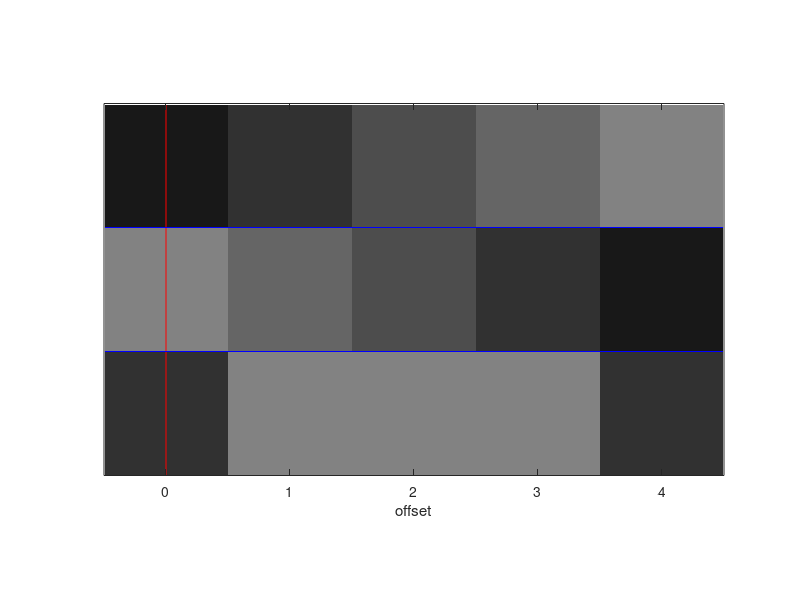
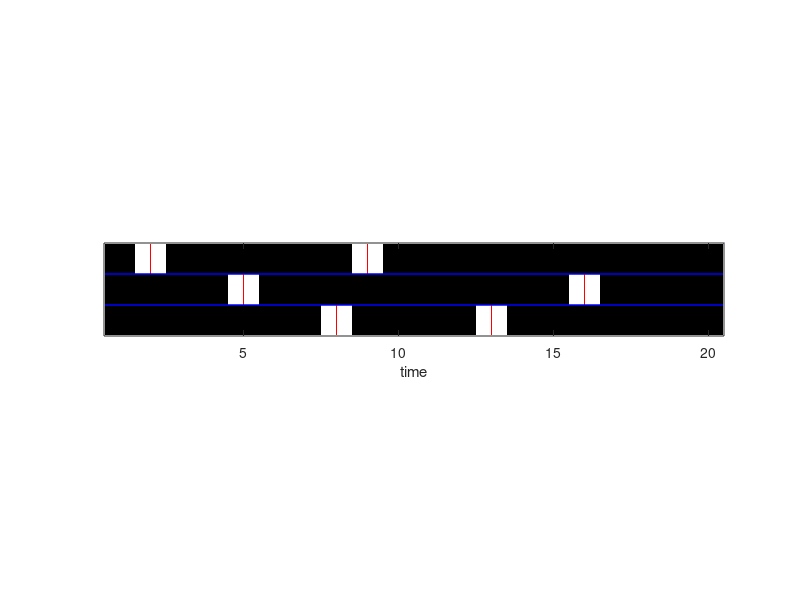
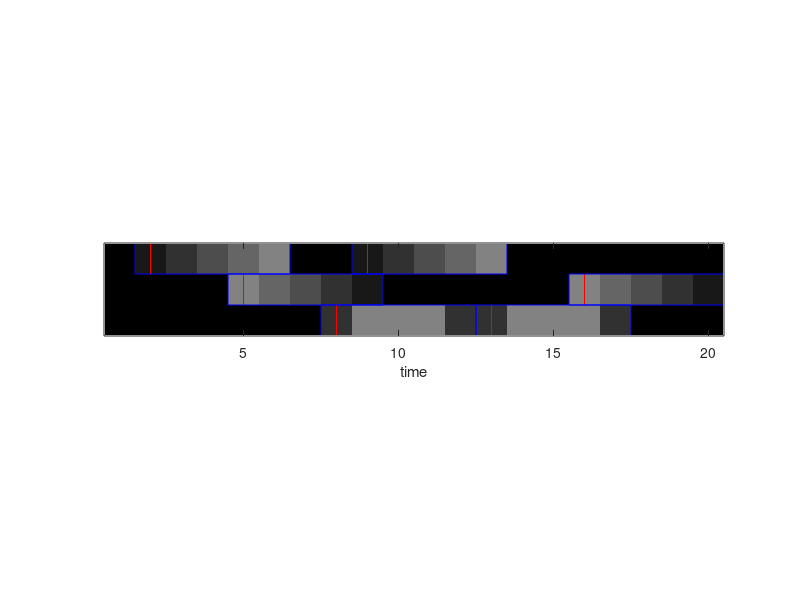
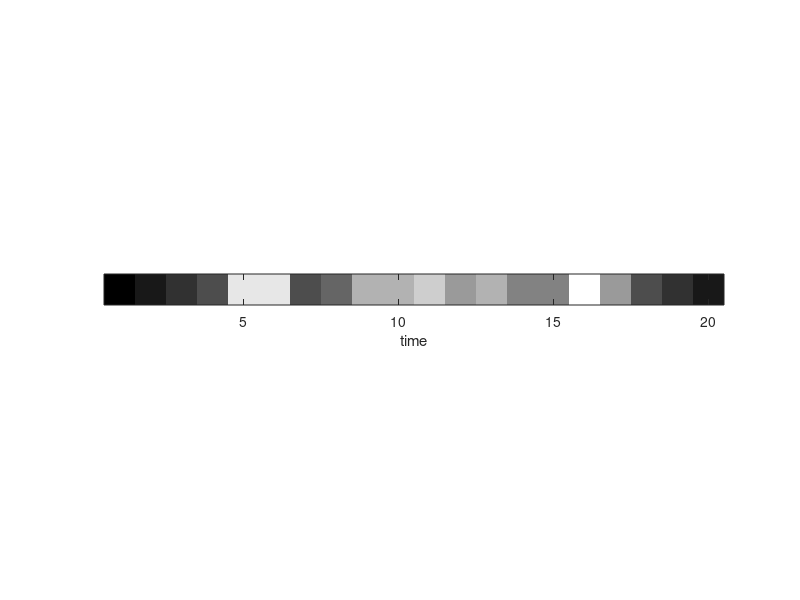

Recreate these plots in MATLAB, in order.
% PlotGlmExample.m
%
% Created 9/10/12 by DJ.
% Updated 10/25/13 by DJ - added group plots.

h = [1:5; 5:-1:1; 2 5 5 5 2]/10;

% Ts = [4 11; 7 18; 10 15];
Ts = [4 11; 7 18; 10 15]-2;
s = zeros(3,20);
for i=1:3
    s(i,Ts(i,:)) = 1;
end

e = zeros(1,24);
for i=1:3
    e(i,:) = conv(s(i,:),h(i,:));
end
% e = e(:,3:end-2);
e = e(:,1:end-4);

E = sum(e,1);

H = reshape(h',numel(h),1);

S = zeros(15,20);
for i=1:5
%     S(i:5:end,i+1:i+15) = s(:,4:18);
    S(i:5:end,i+1:i+15) = s(:,2:16);
end

SH = zeros(size(S));
for i=1:size(S,1)
    SH(i,:) = S(i,:)*H(i);
end

E2 = H'*S;

if ~isequal(E,E2)
    warning('Does not match!');
end

% th = -2:2;
th = 0:4;
[Rs,Cs] = find(s~=0); % rows/cols at which s==1
T = length(th); % # offsets
p = size(h,1); % # events
n = size(s,2); % # time points

%% PLOTS

figure(1); clf; set(gcf,'position',[0   1350   140   130]);
imagesc(th,1:p,h); colormap gray; set(gca,'CLim',[0 1]); hold on;
axis equal; axis([th(1)-0.5, th(end)+0.5, 0.5, p+0.5]); xlabel('offset'); set(gca,'ytick',[]);
plot([0 0],[0.5 p+0.5],'r');
for i=1:p
    rectangle('Position',[th(1)-0.5 i-0.5 T 1],'edgecolor','b');
end
figure(2); clf; set(gcf,'Position',[140   1350   560   130]); 
clf; imagesc(s); colormap gray; set(gca,'CLim',[0 1]); hold on; 
axis equal; axis([0.5, n+0.5, 0.5, p+0.5]); xlabel('time'); set(gca,'ytick',[]);
for i=1:p
    for j=1:2
        plot([Ts(i,j) Ts(i,j)],i+[.5 -.5],'r');
    end
    rectangle('Position',[0.5 i-0.5 n+0.5 1],'edgecolor','b');
end
figure(3); clf; set(gcf,'Position',[700   1350   560   130]); 
imagesc(e); colormap gray; set(gca,'CLim',[0 1]); hold on; 
axis equal; axis([0.5, n+0.5, 0.5, p+0.5]); xlabel('time'); set(gca,'ytick',[]);
for i=1:p
    for j=1:2
        plot([Ts(i,j) Ts(i,j)],i+[.5 -.5],'r');
        rectangle('Position',[Ts(i,j)+th(1)-0.5 i-0.5 T 1],'edgecolor','b');
    end
end
figure(4); clf; set(gcf,'Position',[1260   1350   560   130]); 
imagesc(E); colormap gray; set(gca,'CLim',[0 1]); 
axis equal; axis([0.5, n+0.5, 0.5, 1.5]); xlabel('time'); set(gca,'ytick',[]);

figure(5); clf; set(gcf,'Position',[0   850   140   420]);
imagesc(H); colormap gray; set(gca,'CLim',[0 1]); hold on;
axis equal; axis([0.5, 1.5, 0.5, p*T+0.5]); set(gca,'xtick',[]); set(gca,'ytick',[]);
for i=1:p
    plot([0.5 1.5], [(i-1)*T+find(th==0), (i-1)*T+find(th==0)],'r');
    rectangle('Position',[0.5 i*5-4.5 1 5],'edgecolor','b');
end

figure(6); clf; set(gcf,'Position',[140   850   560   420]);
imagesc(S); colormap gray; set(gca,'CLim',[0 1]); hold on;
axis equal; axis([0.5, n+0.5, 0.5, p*T+0.5]); xlabel('time'); set(gca,'ytick',[]);
for i=1:p
    for j=1:2
        plot([Ts(i,j) Ts(i,j)],i*5+[-4.5 .5],'r');
%         rectangle('Position',[Ts(i,j)-2.5 i*5-4.5 5 5],'edgecolor','b');
    end    
    rectangle('Position',[0.5 (i-1)*5+0.5 n 5],'edgecolor','b');
end
figure(7); clf; set(gcf,'Position',[700   850   560   420]);
imagesc(SH); colormap gray; set(gca,'CLim',[0 1]); hold on;
axis equal; axis([0.5, n+0.5, 0.5, p*T+0.5]); xlabel('time'); set(gca,'ytick',[]);
for i=1:p
    for j=1:2
        plot([Ts(i,j) Ts(i,j)],i*5+[-4.5 .5],'r');
        rectangle('Position',[Ts(i,j)+th(1)-0.5 (i-1)*T+0.5 T T],'edgecolor','b');
    end
end
figure(8); clf; set(gcf,'Position',[1260   850   560   420]);
imagesc(E2); colormap gray; set(gca,'CLim',[0 1]);
axis equal; axis([0.5, n+0.5, 0.5, 1.5]); xlabel('time'); set(gca,'ytick',[]);


%% Group-Level GLM

H_subj1 = H(1:T);
H_subj2 = H_subj1*2;
H_subj3 = H_subj1*0.5;

H_group = cat(1,H_subj1,H_subj2,H_subj3);

X_group = cat(1,eye(T), 2*eye(T), 0.5*eye(T))/2;

B_group = H_subj1 * 3.5/3;

figure(9); clf;
imagesc(B_group); colormap gray; set(gca,'CLim',[0 1]);
axis equal; axis([0.5, 1.5, 0.5, T+0.5]); set(gca,'xtick',[]); set(gca,'ytick',[]);

figure(10); clf;
imagesc(X_group'); colormap gray; set(gca,'CLim',[0 1]); hold on;
axis equal; axis([0.5, 3*T+0.5, 0.5, T+0.5]); set(gca,'xtick',[]); set(gca,'ytick',[]);
for j=1:3
    Ti = T*(j-1)+1;
    plot([Ti Ti],[0.5 5.5],'r');
    rectangle('Position',[Ti-0.5 .5 T 5.5],'edgecolor','b');    
end 

X_group2 = zeros(size(X_group));
for i=1:size(X_group,2)
    X_group2(:,i) = X_group(:,i)*B_group(i);
end
figure(11);
imagesc(X_group2'); colormap gray; set(gca,'CLim',[0 1]); hold on;
axis equal; axis([0.5, 3*T+0.5, 0.5, T+0.5]); set(gca,'xtick',[]); set(gca,'ytick',[]);
for j=1:3
    Ti = T*(j-1)+1;
    plot([Ti Ti],[0.5 5.5],'r');
    rectangle('Position',[Ti-0.5 .5 T 5.5],'edgecolor','b');
end 

figure(12);
imagesc(H_group'); colormap gray; set(gca,'CLim',[0 1]); hold on;
axis equal; axis([0.5, 3*T+0.5, 0.5, 1.5]); set(gca,'xtick',[]); set(gca,'ytick',[]);
for j=1:3
    Ti = T*(j-1)+1;
    plot([Ti Ti],[0.5 1.5],'r');
    rectangle('Position',[Ti-0.5 .5 T 1],'edgecolor','b');
end 

